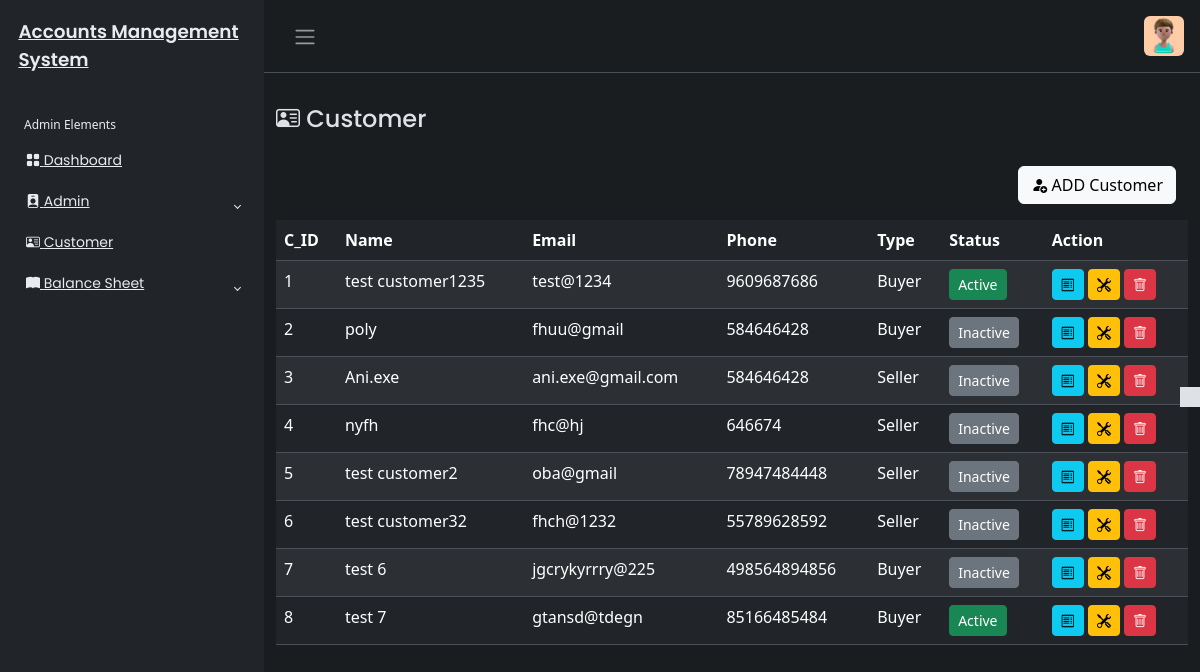
The app's page /Customer/customer.php (signed in), older data.
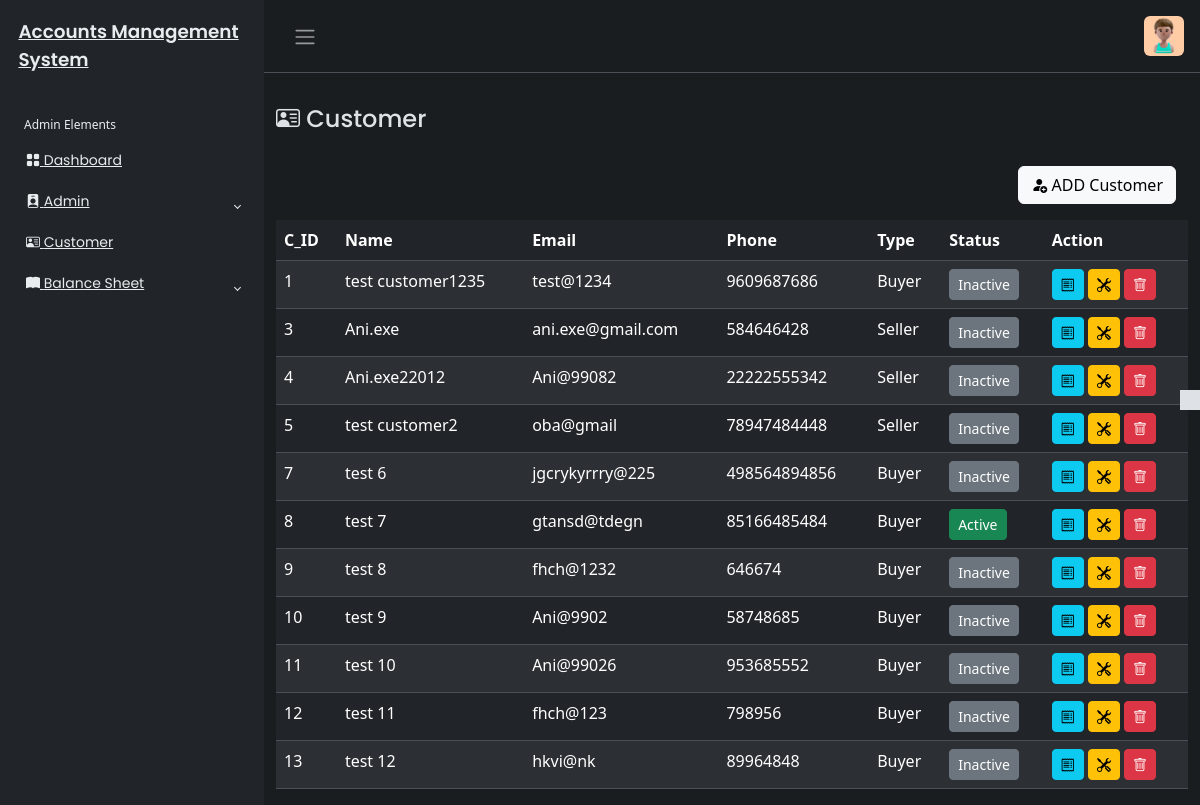
The same page, newer data.
### tables this page shows
CREATE TABLE `customer_tbl` (
  `c_id` int(200) NOT NULL,
  `c_name` varchar(450) NOT NULL,
  `c_phone` varchar(450) NOT NULL,
  `c_email` varchar(450) DEFAULT NULL,
  `c_address` text DEFAULT NULL,
  `c_role` varchar(255) NOT NULL,
  `created_at` timestamp NOT NULL DEFAULT current_timestamp(),
  `updated_at` timestamp NOT NULL DEFAULT current_timestamp(),
  `c_status` varchar(400) DEFAULT NULL
);

### Customer/customer.php (the view, shortened to what this page needs)
<?php
include('../includes/header.php');
if (isset($_SESSION['userAuth']) && $_SESSION['userAuth']!="" )
{
    include('../includes/sidebar.php');
    ?>
<main class="mt-3 pt-3">
        <div class="container-fluid">
            <div class="row">
                <div class="col-md-8">
                    <h4><i class="bi bi-person-vcard"></i> Customer</h4>
                </div>
            <?php
            require_once('../config/dbcon.php');
            ?>
                <div class="mt-4 px-4">
                    <button type="button" class="btn btn-light float-end " data-bs-toggle="modal" data-bs-target="#customerModal">
                        <i class="bi bi-person-fill-add"></i>
                       ADD Customer
                    </button>
                </div>
            </div>
            <?php
            try{
            $query = " SELECT * FROM customer_tbl ORDER BY c_id";
            $stmt = $pdo->prepare($query);
            $stmt->execute();
            $result = $stmt->fetchAll(PDO::FETCH_ASSOC);
            }catch(PDOException $e){
                echo "Error fetching records:" .$e->getMessage();
                $result=[];
            }
            ?>
            <div class="mt-3">
                <table id="example" class="table table-striped data-table"style="width:100%">
                    <thead>
                        <tr>
                            <th>C_ID</th>
                            <th>Name</th>
                            <th>Email</th>
                            <th>Phone</th>
                            <th>Type</th>
                            <th>Status</th>
                            <th>Action</th>
                        </tr>
                    </thead>
                    <tbody>
                        <?php
                        foreach($result as $row){
                        ?>
                        <tr>
                            <td ><?php echo $row['c_id'];?></td>
                            <td><?php echo htmlspecialchars( $row['c_name']);?></td>
                            <td><?php echo htmlspecialchars( $row['c_email']);?></td>
                            <td><?php echo htmlspecialchars( $row['c_phone']);?></td>
                            <td><?php echo htmlspecialchars( $row['c_role']);?></td>
                            <td>
                                 <a href="toggle_customer_status.php?id=<?php echo htmlspecialchars($row['c_id']); ?>" class="btn btn-sm <?php echo ($row['c_status'] == 'active') ? 'btn-success' : 'btn-secondary'; ?>">
                                    <?php echo ($row['c_status'] == 'active') ? 'Active' : 'Inactive'; ?>
                                </a>
                            </td>
                            <td>
                            <button class="btn btn-info btn-sm viewCustomer" data-id="<?php echo $row['c_id']; ?>"data-name="<?php echo $row['c_name'];?>"data-email="<?php echo $row['c_email'];?>"data-phone="<?php echo $row['c_phone'];?>"data-type="<?php echo $row['c_role'];?>"  data-bs-toggle="modal" data-bs-target="#viewCustomerModal"><i class="bi bi-receipt"></i></button>
                            <button class="btn btn-warning btn-sm editCustomer"
                             data-id="<?php echo $row['c_id']; ?>"
                             data-name="<?php echo $row['c_name'];?>"
                             data-email="<?php echo $row['c_email'];?>"
                             data-phone="<?php echo $row['c_phone'];?>"
                             data-type="<?php echo $row['c_role'];?>"
                              data-bs-toggle="modal" data-bs-target="#editCustomerModal"><i class="bi bi-tools"></i></button>
                            <button class="btn btn-danger btn-sm deleteCustomer" data-id="<?php echo $row['c_id'];?>" data-bs-toggle="modal" data-bs-target="#deleteCustomerModal"><i class="bi bi-trash"></i></button>
                        </td>
                        </tr>
                        <?php
                        }?>
                    </tbody>
                </table>
            </div>
        </div>
</main>
<?php
include('../includes/footer.php');?>
<?php
  }else{
echo '<script>
alert("Not Authorised!");
window.location.href = "../index.php";
</script>';
 }
?>

Row changes from the older to the newer data that the page shows:
removed customer_tbl: c_id "2", c_name "poly", c_email "fhuu@gmail", c_phone "584646428", c_role "Buyer", c_status "Inactive"
removed customer_tbl: c_id "6", c_name "test customer32", c_email "fhch@1232", c_phone "55789628592", c_role "Seller", c_status "Inactive"
changed customer_tbl "test customer1235": c_status "Active" → "Inactive"
changed customer_tbl id 4: c_name "nyfh" → "Ani.exe22012"; c_email "fhc@hj" → "Ani@99082"; c_phone "646674" → "22222555342"
added customer_tbl: c_id "9", c_name "test 8", c_email "fhch@1232", c_phone "646674", c_role "Buyer", shows "Inactive"
added customer_tbl: c_id "10", c_name "test 9", c_email "Ani@9902", c_phone "58748685", c_role "Buyer", shows "Inactive"
added customer_tbl: c_id "11", c_name "test 10", c_email "Ani@99026", c_phone "953685552", c_role "Buyer", shows "Inactive"
added customer_tbl: c_id "12", c_name "test 11", c_email "fhch@123", c_phone "798956", c_role "Buyer", shows "Inactive"
added customer_tbl: c_id "13", c_name "test 12", c_email "hkvi@nk", c_phone "89964848", c_role "Buyer", shows "Inactive"
